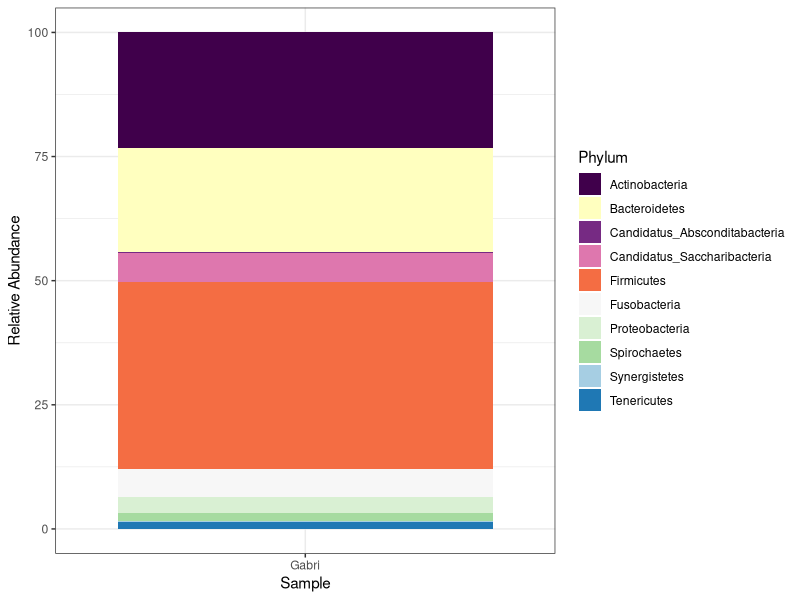
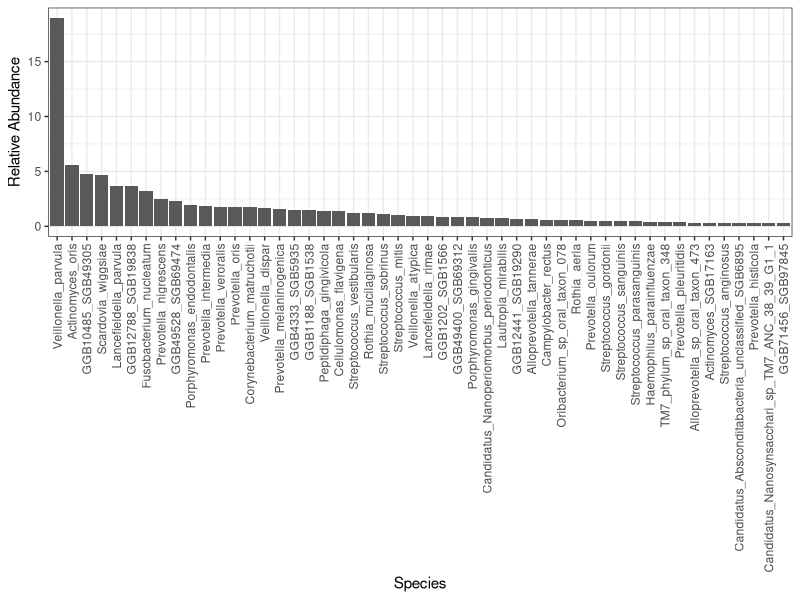
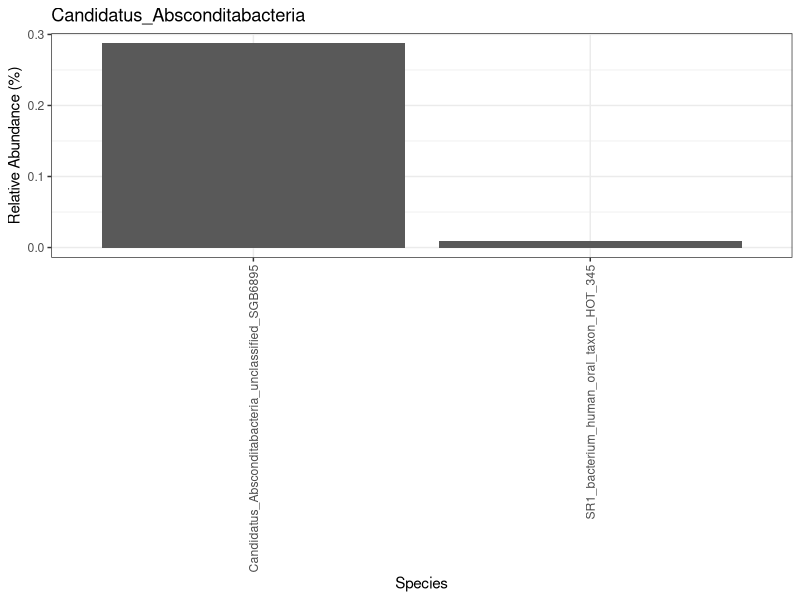

Generate these figures, in order, with R: (Note: this script raises an error after producing the figures.)
### Blog post analysis my oral microbiome
library(ggplot2)
library(ggpubr)

setwd("/Users/gabri/Library/CloudStorage/Box-Box/github_code/blog/Oral microbiome")
metaphlan_results = read.delim("LS149_S16_profiled_metagenome.txt", header = FALSE,
                               col.names = c("Taxonomy", "NCBI_tax_id", 
                                             "relative_abundance","additional_species"))
metaphlan_results = metaphlan_results[-c(1:5),]
metaphlan_results$Subject = "Gabri"
metaphlan_results$relative_abundance = as.numeric(metaphlan_results$relative_abundance)

mypalette2  <-c("#40004b","#ffffbf","#762a83","#de77ae","#f46d43","#f7f7f7","#d9f0d3","#a6dba0","#a6cee3","#1f78b4","#b2df8a","#33a02c","#4d9221",
                "#2166ac","#5aae61","#1b7837","#d73027","#00441b","#543005","#8c510a","#bf812d","#dfc27d","#f6e8c3","#b2182b","#de77ae","#bc80bd","#f5f5f5","#c7eae5","#80cdc1","#35978f","#003c30","#8e0152","#fb8072","#c51b7d","#f1b6da","#fde0ef","#fdb462","#b3de69","#7fbc41","#276419","#a6cee3","#1f78b4","#b2df8a","#33a02c","#fb9a99","#e31a1c","#ff7f00","#cab2d6","#6a3d9a","#ffff99")

### Select Phylum
metaphlan_results_phylum = metaphlan_results[grep("p__", metaphlan_results$Taxonomy),]
metaphlan_results_phylum = metaphlan_results_phylum[-grep("c__", metaphlan_results_phylum$Taxonomy),]
metaphlan_results_phylum$Taxonomy = sub(".*\\|p__(.*)", "\\1", metaphlan_results_phylum$Taxonomy)
a = ggplot(metaphlan_results_phylum, aes(fill=Taxonomy, y=relative_abundance, x= Subject)) + 
  geom_bar( stat="identity") +
  theme_bw() + scale_fill_manual(values = mypalette2) + labs(fill='Phylum') + 
  ylab("Relative Abundance") +xlab("Sample") 
a


### Select Species 
metaphlan_results_species = metaphlan_results[grep("s__", metaphlan_results$Taxonomy),]
metaphlan_results_species$Taxonomy = sub(".*\\|s__(.*)", "\\1", metaphlan_results_species$Taxonomy)
metaphlan_results_species = metaphlan_results_species[-grep("t__", metaphlan_results_species$Taxonomy),]
metaphlan_results_species50 = metaphlan_results_species[1:50,]
metaphlan_results_species50$Taxonomy = factor(metaphlan_results_species50$Taxonomy, levels = metaphlan_results_species50$Taxonomy)

b = ggplot(metaphlan_results_species50, aes(y=relative_abundance, x= Taxonomy)) + 
  geom_bar( stat="identity") +
  theme_bw() + scale_fill_manual(values = mypalette2) + labs(fill='Phylum') + 
  ylab("Relative Abundance") +xlab("Species") + 
  theme(axis.text.x = element_text(angle = 90, hjust = 1, vjust = 0.5))

b



### Select Candidatus_Absconditabacteria
Candidatus_Absconditabacteria = metaphlan_results[grep("Candidatus_Absconditabacteria", metaphlan_results$Taxonomy),]
metaphlan_results_species = Candidatus_Absconditabacteria[grep("s__", Candidatus_Absconditabacteria$Taxonomy),]
metaphlan_results_species$Taxonomy = sub(".*\\|s__(.*)", "\\1", metaphlan_results_species$Taxonomy)
metaphlan_results_species = metaphlan_results_species[-grep("t__", metaphlan_results_species$Taxonomy),]
metaphlan_results_species50 = metaphlan_results_species#[1:50,]
metaphlan_results_species50$Taxonomy = factor(metaphlan_results_species50$Taxonomy, levels = metaphlan_results_species50$Taxonomy)

b = ggplot(metaphlan_results_species50, aes(y=relative_abundance, x= Taxonomy)) + 
  geom_bar( stat="identity") +
  theme_bw() + scale_fill_manual(values = mypalette2) + labs(fill='Phylum') + 
  ylab("Relative Abundance (%)") +xlab("Species") + 
  theme(axis.text.x = element_text(angle = 90, hjust = 1, vjust = 0.5)) + ggtitle("Candidatus_Absconditabacteria")

b
Saccharibacteria
### Select Saccharibacteria
Saccharibacteria = metaphlan_results[grep("Saccharibacteria", metaphlan_results$Taxonomy),]
metaphlan_results_species = Saccharibacteria[grep("s__", Saccharibacteria$Taxonomy),]
metaphlan_results_species$Taxonomy = sub(".*\\|s__(.*)", "\\1", metaphlan_results_species$Taxonomy)
metaphlan_results_species = metaphlan_results_species[-grep("t__", metaphlan_results_species$Taxonomy),]
metaphlan_results_species50 = metaphlan_results_species#[1:50,]
metaphlan_results_species50$Taxonomy = factor(metaphlan_results_species50$Taxonomy, levels = metaphlan_results_species50$Taxonomy)

b = ggplot(metaphlan_results_species50, aes(y=relative_abundance, x= Taxonomy)) + 
  geom_bar( stat="identity") +
  theme_bw() + scale_fill_manual(values = mypalette2) + labs(fill='Phylum') + 
  ylab("Relative Abundance (%)") +xlab("Species") + 
  theme(axis.text.x = element_text(angle = 90, hjust = 1, vjust = 0.5)) + ggtitle("Saccharibacteria")

b
